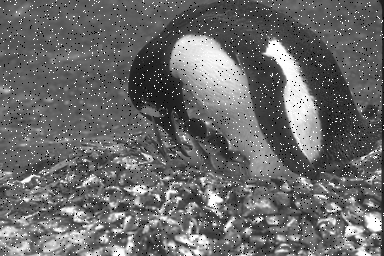
%> input picture MPOC_LAB7/Obraz_01a.png, 384 x 256 px
$ octave zad1.m   (GNU Octave 9; MATLAB toolbox functions it lacks are replaced by stand-ins)
%> lines starting %> are read from the running program, lines starting %| are printed output that depends on the picture


pkg load image;
clc;
clear;

I1 = imread('Obraz_01a.png');
%> I1 is the input picture: size 256x384 uint8; min 0, max 255, mean 106
I2 = imread('Obraz_02a.png');
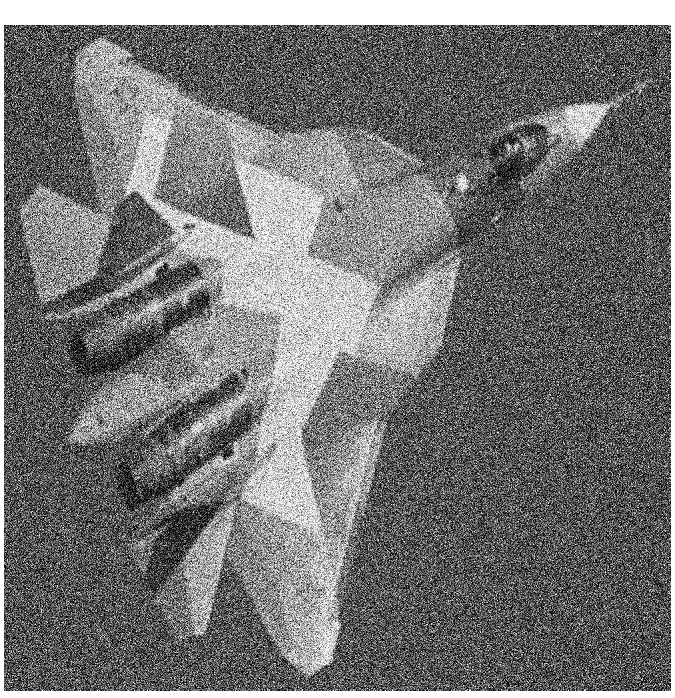
%> input picture MPOC_LAB7/Obraz_02a.png, 675 x 698 px
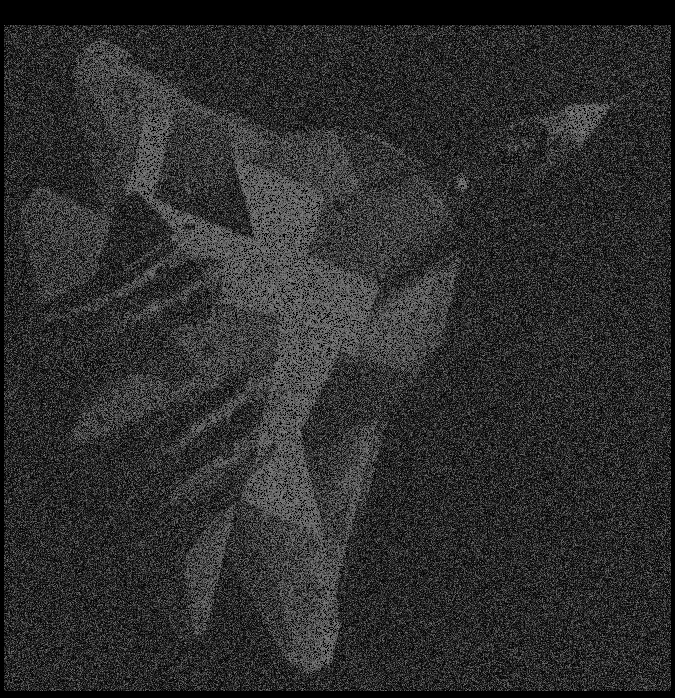
%> I2: size 698x675 uint8; min 0, max 127, mean 45.7
I3 = imread('Obraz_03a.png');
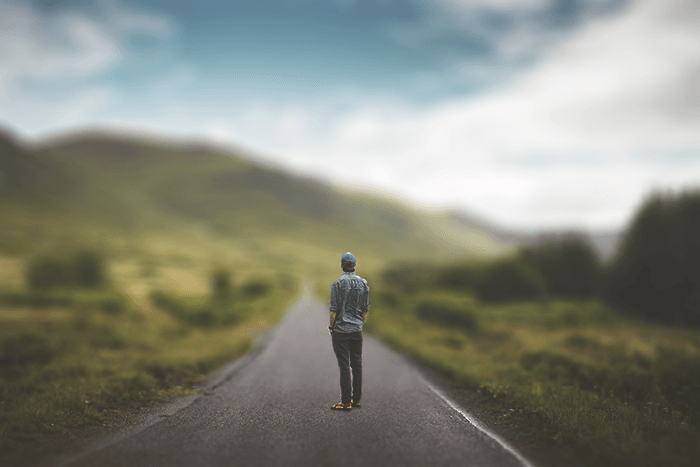
%> input picture MPOC_LAB7/Obraz_03a.png, 700 x 467 px
%> I3: size 467x700 uint8; min 0, max 255, mean 92.1

figure;
subplot(1,3,1), imshow(I1), title("Obraz 1 oryginał");
subplot(1,3,2), imshow(I2), title("Obraz 2 oryginał");
subplot(1,3,3), imshow(I3), title("Obraz 3 oryginał");

%%%%

gauss = fspecial('gaussian', [5 5], 2);
I1uG = imfilter(I1, gauss);
I2uG = imfilter(I2, gauss);
I3uG = imfilter(I3, gauss);

figure;
subplot(1,3,1), imshow(I1uG), title("Obraz 1 gauss");
subplot(1,3,2), imshow(I2uG), title("Obraz 2 gauss");
subplot(1,3,3), imshow(I3uG), title("Obraz 3 gauss");

%%%%

laplace = fspecial('laplacian', 0.01);
I1uL = imfilter(I1, laplace);
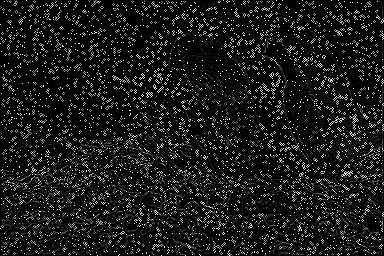
%> I1uL: size 256x384 uint8; min 0, max 255, mean 26.3
I2uL = imfilter(I2, laplace);
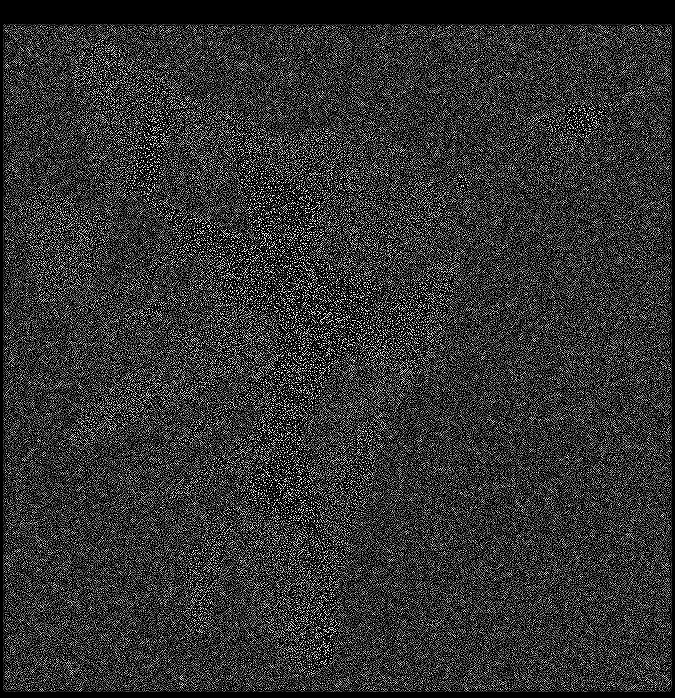
%> I2uL: size 698x675 uint8; min 0, max 255, mean 50.3
I3uL = imfilter(I3, laplace);
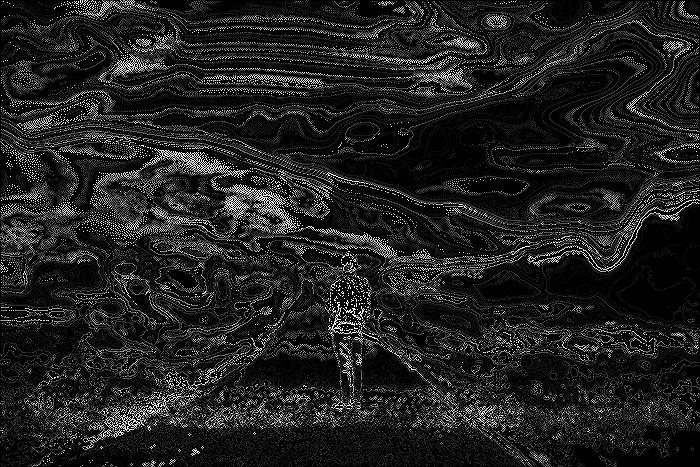
%> I3uL: size 467x700 uint8; min 0, max 255, mean 30.5

figure;
subplot(1,3,1), imshow(I1uL), title("Obraz 1 laplace");
subplot(1,3,2), imshow(I2uL), title("Obraz 2 laplace");
subplot(1,3,3), imshow(I3uL), title("Obraz 3 laplace");


%%%%

I1uSP = medfilt2(I1);
I2uSP = medfilt2(I2);
I3uSP = medfilt2(I3);
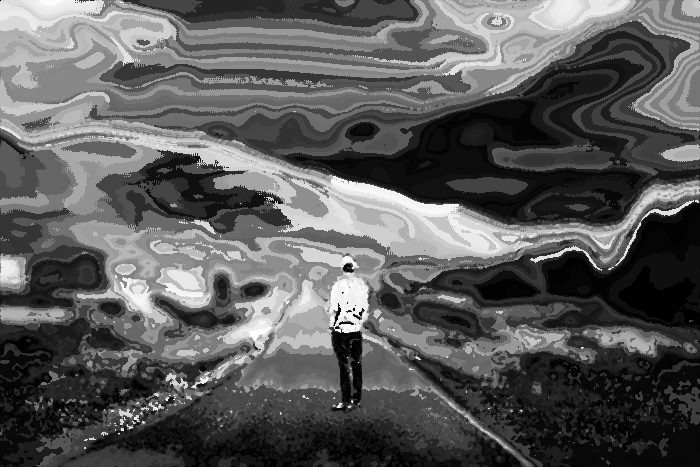
%> I3uSP: size 467x700 uint8; min 0, max 254, mean 90.7
%I3uSP = medfilt2(I3, [3 3]);

figure;
subplot(1,3,1), imshow(I1uSP), title("Obraz 1 s&p");
subplot(1,3,2), imshow(I2uSP), title("Obraz 2 s&p");
subplot(1,3,3), imshow(I3uSP), title("Obraz 3 s&p");
